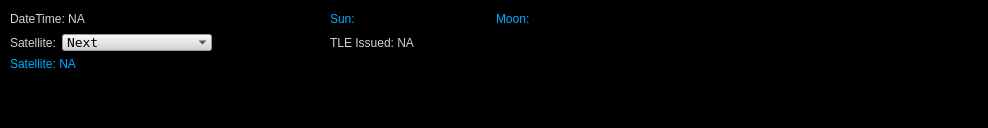
<?xml version="1.0" encoding="UTF-8"?>
<ui version="4.0">
 <class>TrackWidget</class>
 <widget class="QDockWidget" name="TrackWidget">
  <property name="geometry">
   <rect>
    <x>0</x>
    <y>0</y>
    <width>988</width>
    <height>128</height>
   </rect>
  </property>
  <property name="minimumSize">
   <size>
    <width>75</width>
    <height>105</height>
   </size>
  </property>
  <property name="font">
   <font>
    <pointsize>10</pointsize>
    <weight>50</weight>
    <bold>false</bold>
   </font>
  </property>
  <property name="windowIcon">
   <iconset resource="../../application.qrc">
    <normaloff>:/root/images/HRPT-Decoder.ico</normaloff>:/root/images/HRPT-Decoder.ico</iconset>
  </property>
  <property name="styleSheet">
   <string notr="true">background:black;</string>
  </property>
  <property name="floating">
   <bool>false</bool>
  </property>
  <property name="features">
   <set>QDockWidget::AllDockWidgetFeatures</set>
  </property>
  <property name="allowedAreas">
   <set>Qt::BottomDockWidgetArea|Qt::TopDockWidgetArea</set>
  </property>
  <property name="windowTitle">
   <string>Satellite tracker</string>
  </property>
  <widget class="QWidget" name="dockWidgetContents">
   <widget class="QWidget" name="">
    <property name="geometry">
     <rect>
      <x>10</x>
      <y>10</y>
      <width>920</width>
      <height>61</height>
     </rect>
    </property>
    <layout class="QGridLayout" name="gridLayout">
     <property name="sizeConstraint">
      <enum>QLayout::SetDefaultConstraint</enum>
     </property>
     <item row="0" column="0" colspan="3">
      <widget class="QLabel" name="timeLabel">
       <property name="minimumSize">
        <size>
         <width>200</width>
         <height>0</height>
        </size>
       </property>
       <property name="styleSheet">
        <string notr="true">color:lightgray;</string>
       </property>
       <property name="text">
        <string>DateTime: NA</string>
       </property>
      </widget>
     </item>
     <item row="0" column="3">
      <widget class="QLabel" name="sunLabel">
       <property name="minimumSize">
        <size>
         <width>160</width>
         <height>0</height>
        </size>
       </property>
       <property name="styleSheet">
        <string notr="true">color:rgb(0, 170, 255);</string>
       </property>
       <property name="text">
        <string>Sun:</string>
       </property>
      </widget>
     </item>
     <item row="0" column="4">
      <widget class="QLabel" name="moonLabel">
       <property name="styleSheet">
        <string notr="true">color:rgb(0, 170, 255);</string>
       </property>
       <property name="text">
        <string>Moon:</string>
       </property>
      </widget>
     </item>
     <item row="0" column="5">
      <spacer name="horizontalSpacer">
       <property name="orientation">
        <enum>Qt::Horizontal</enum>
       </property>
       <property name="sizeHint" stdset="0">
        <size>
         <width>98</width>
         <height>20</height>
        </size>
       </property>
      </spacer>
     </item>
     <item row="1" column="0">
      <widget class="QLabel" name="label">
       <property name="styleSheet">
        <string>color:lightgray;</string>
       </property>
       <property name="text">
        <string>Satellite:</string>
       </property>
      </widget>
     </item>
     <item row="1" column="1">
      <widget class="QComboBox" name="satcomboBox">
       <property name="sizePolicy">
        <sizepolicy hsizetype="Preferred" vsizetype="Fixed">
         <horstretch>0</horstretch>
         <verstretch>0</verstretch>
        </sizepolicy>
       </property>
       <property name="minimumSize">
        <size>
         <width>150</width>
         <height>0</height>
        </size>
       </property>
       <property name="palette">
        <palette>
         <active>
          <colorrole role="WindowText">
           <brush brushstyle="SolidPattern">
            <color alpha="255">
             <red>0</red>
             <green>0</green>
             <blue>0</blue>
            </color>
           </brush>
          </colorrole>
          <colorrole role="Button">
           <brush brushstyle="SolidPattern">
            <color alpha="255">
             <red>211</red>
             <green>211</green>
             <blue>211</blue>
            </color>
           </brush>
          </colorrole>
          <colorrole role="Text">
           <brush brushstyle="SolidPattern">
            <color alpha="255">
             <red>0</red>
             <green>0</green>
             <blue>0</blue>
            </color>
           </brush>
          </colorrole>
          <colorrole role="ButtonText">
           <brush brushstyle="SolidPattern">
            <color alpha="255">
             <red>0</red>
             <green>0</green>
             <blue>0</blue>
            </color>
           </brush>
          </colorrole>
          <colorrole role="Base">
           <brush brushstyle="SolidPattern">
            <color alpha="255">
             <red>211</red>
             <green>211</green>
             <blue>211</blue>
            </color>
           </brush>
          </colorrole>
          <colorrole role="Window">
           <brush brushstyle="SolidPattern">
            <color alpha="255">
             <red>211</red>
             <green>211</green>
             <blue>211</blue>
            </color>
           </brush>
          </colorrole>
          <colorrole role="Highlight">
           <brush brushstyle="SolidPattern">
            <color alpha="255">
             <red>192</red>
             <green>192</green>
             <blue>192</blue>
            </color>
           </brush>
          </colorrole>
          <colorrole role="HighlightedText">
           <brush brushstyle="SolidPattern">
            <color alpha="255">
             <red>170</red>
             <green>255</green>
             <blue>0</blue>
            </color>
           </brush>
          </colorrole>
         </active>
         <inactive>
          <colorrole role="WindowText">
           <brush brushstyle="SolidPattern">
            <color alpha="255">
             <red>0</red>
             <green>0</green>
             <blue>0</blue>
            </color>
           </brush>
          </colorrole>
          <colorrole role="Button">
           <brush brushstyle="SolidPattern">
            <color alpha="255">
             <red>211</red>
             <green>211</green>
             <blue>211</blue>
            </color>
           </brush>
          </colorrole>
          <colorrole role="Text">
           <brush brushstyle="SolidPattern">
            <color alpha="255">
             <red>0</red>
             <green>0</green>
             <blue>0</blue>
            </color>
           </brush>
          </colorrole>
          <colorrole role="ButtonText">
           <brush brushstyle="SolidPattern">
            <color alpha="255">
             <red>0</red>
             <green>0</green>
             <blue>0</blue>
            </color>
           </brush>
          </colorrole>
          <colorrole role="Base">
           <brush brushstyle="SolidPattern">
            <color alpha="255">
             <red>211</red>
             <green>211</green>
             <blue>211</blue>
            </color>
           </brush>
          </colorrole>
          <colorrole role="Window">
           <brush brushstyle="SolidPattern">
            <color alpha="255">
             <red>211</red>
             <green>211</green>
             <blue>211</blue>
            </color>
           </brush>
          </colorrole>
          <colorrole role="Highlight">
           <brush brushstyle="SolidPattern">
            <color alpha="255">
             <red>192</red>
             <green>192</green>
             <blue>192</blue>
            </color>
           </brush>
          </colorrole>
          <colorrole role="HighlightedText">
           <brush brushstyle="SolidPattern">
            <color alpha="255">
             <red>170</red>
             <green>255</green>
             <blue>0</blue>
            </color>
           </brush>
          </colorrole>
         </inactive>
         <disabled>
          <colorrole role="WindowText">
           <brush brushstyle="SolidPattern">
            <color alpha="255">
             <red>0</red>
             <green>0</green>
             <blue>0</blue>
            </color>
           </brush>
          </colorrole>
          <colorrole role="Button">
           <brush brushstyle="SolidPattern">
            <color alpha="255">
             <red>211</red>
             <green>211</green>
             <blue>211</blue>
            </color>
           </brush>
          </colorrole>
          <colorrole role="Text">
           <brush brushstyle="SolidPattern">
            <color alpha="255">
             <red>0</red>
             <green>0</green>
             <blue>0</blue>
            </color>
           </brush>
          </colorrole>
          <colorrole role="ButtonText">
           <brush brushstyle="SolidPattern">
            <color alpha="255">
             <red>0</red>
             <green>0</green>
             <blue>0</blue>
            </color>
           </brush>
          </colorrole>
          <colorrole role="Base">
           <brush brushstyle="SolidPattern">
            <color alpha="255">
             <red>211</red>
             <green>211</green>
             <blue>211</blue>
            </color>
           </brush>
          </colorrole>
          <colorrole role="Window">
           <brush brushstyle="SolidPattern">
            <color alpha="255">
             <red>211</red>
             <green>211</green>
             <blue>211</blue>
            </color>
           </brush>
          </colorrole>
          <colorrole role="Highlight">
           <brush brushstyle="SolidPattern">
            <color alpha="255">
             <red>192</red>
             <green>192</green>
             <blue>192</blue>
            </color>
           </brush>
          </colorrole>
          <colorrole role="HighlightedText">
           <brush brushstyle="SolidPattern">
            <color alpha="255">
             <red>170</red>
             <green>255</green>
             <blue>0</blue>
            </color>
           </brush>
          </colorrole>
         </disabled>
        </palette>
       </property>
       <property name="font">
        <font>
         <family>Andale Mono</family>
         <pointsize>10</pointsize>
        </font>
       </property>
       <property name="autoFillBackground">
        <bool>false</bool>
       </property>
       <property name="styleSheet">
        <string notr="true">background:lightgray;
selection-background-color: rgb(192,192,192);
color:black;
</string>
       </property>
       <property name="frame">
        <bool>false</bool>
       </property>
       <item>
        <property name="text">
         <string>Next</string>
        </property>
       </item>
      </widget>
     </item>
     <item row="1" column="2">
      <spacer name="horizontalSpacer_3">
       <property name="orientation">
        <enum>Qt::Horizontal</enum>
       </property>
       <property name="sizeHint" stdset="0">
        <size>
         <width>98</width>
         <height>20</height>
        </size>
       </property>
      </spacer>
     </item>
     <item row="1" column="3" colspan="3">
      <widget class="QLabel" name="tleageLabel">
       <property name="sizePolicy">
        <sizepolicy hsizetype="Expanding" vsizetype="Expanding">
         <horstretch>0</horstretch>
         <verstretch>0</verstretch>
        </sizepolicy>
       </property>
       <property name="minimumSize">
        <size>
         <width>600</width>
         <height>0</height>
        </size>
       </property>
       <property name="styleSheet">
        <string>color: lightgray;</string>
       </property>
       <property name="text">
        <string>TLE Issued: NA</string>
       </property>
       <property name="scaledContents">
        <bool>false</bool>
       </property>
      </widget>
     </item>
     <item row="2" column="0" colspan="6">
      <widget class="QLabel" name="satLabel">
       <property name="sizePolicy">
        <sizepolicy hsizetype="Preferred" vsizetype="Preferred">
         <horstretch>0</horstretch>
         <verstretch>0</verstretch>
        </sizepolicy>
       </property>
       <property name="minimumSize">
        <size>
         <width>0</width>
         <height>0</height>
        </size>
       </property>
       <property name="styleSheet">
        <string>color:rgb(0, 170, 255);</string>
       </property>
       <property name="text">
        <string>Satellite: NA</string>
       </property>
       <property name="scaledContents">
        <bool>true</bool>
       </property>
       <property name="wordWrap">
        <bool>false</bool>
       </property>
      </widget>
     </item>
    </layout>
   </widget>
  </widget>
 </widget>
 <resources>
  <include location="../../application.qrc"/>
 </resources>
 <connections/>
</ui>
